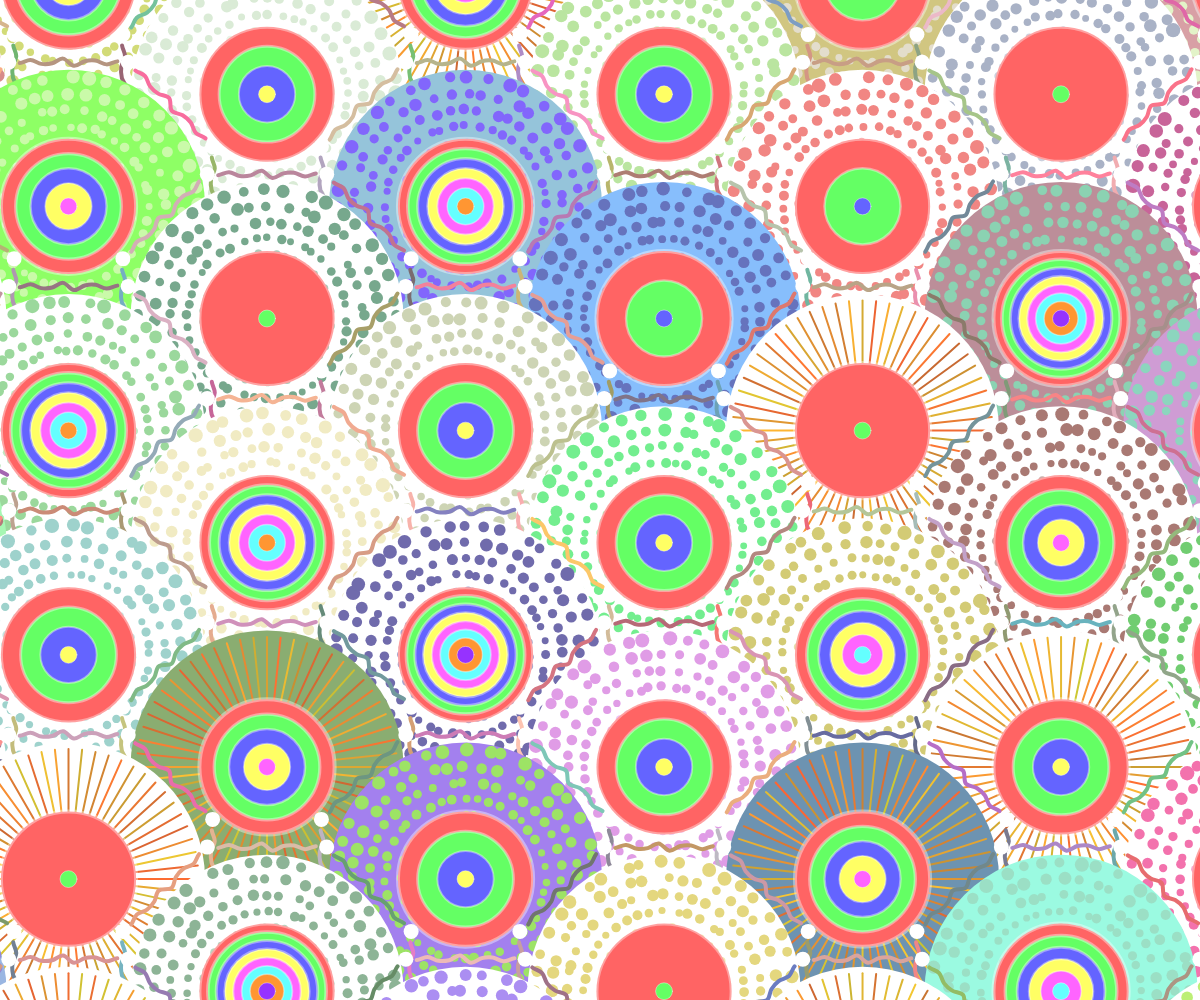
Frame 1 (no input)
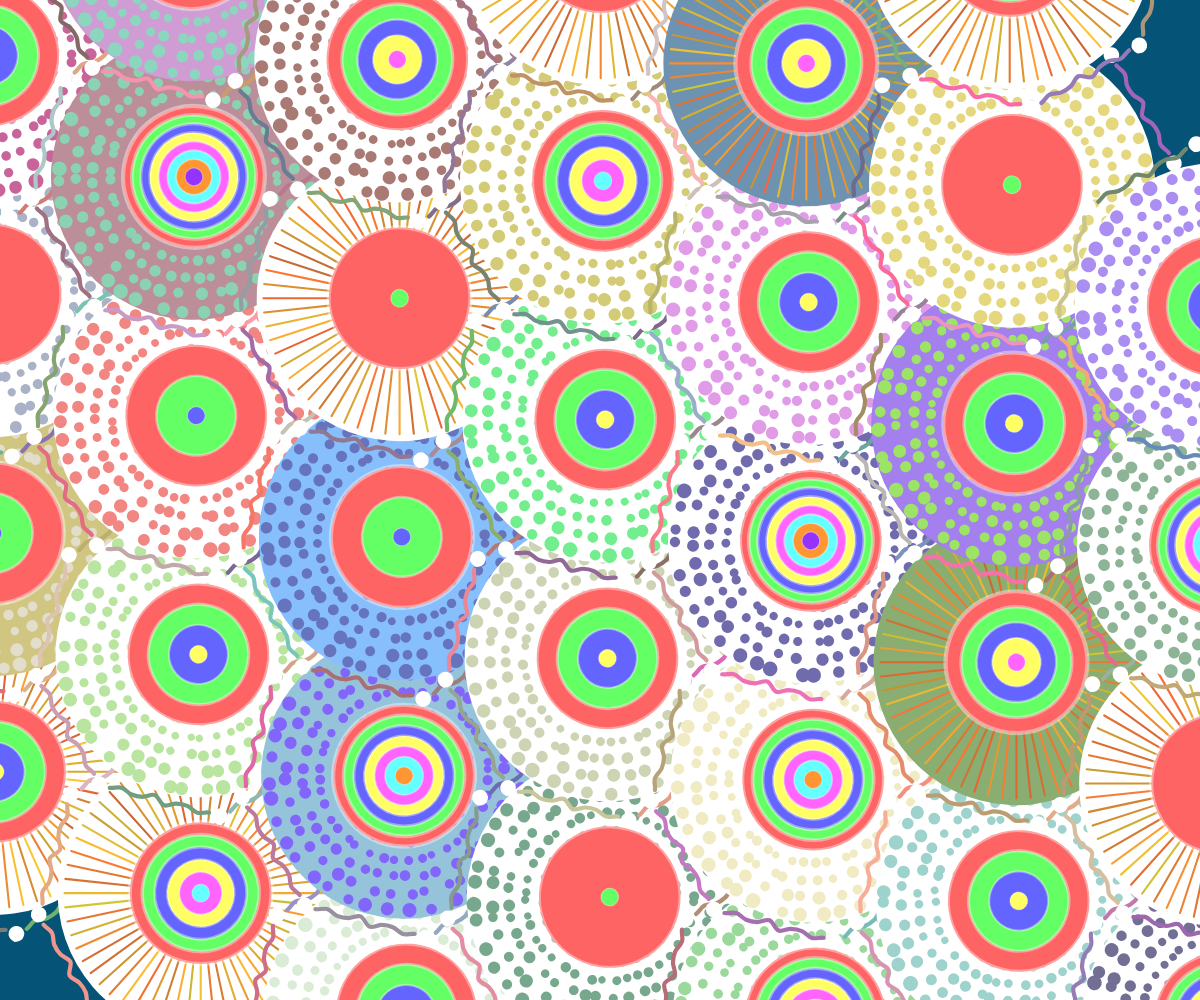
Frame 60 (no input)
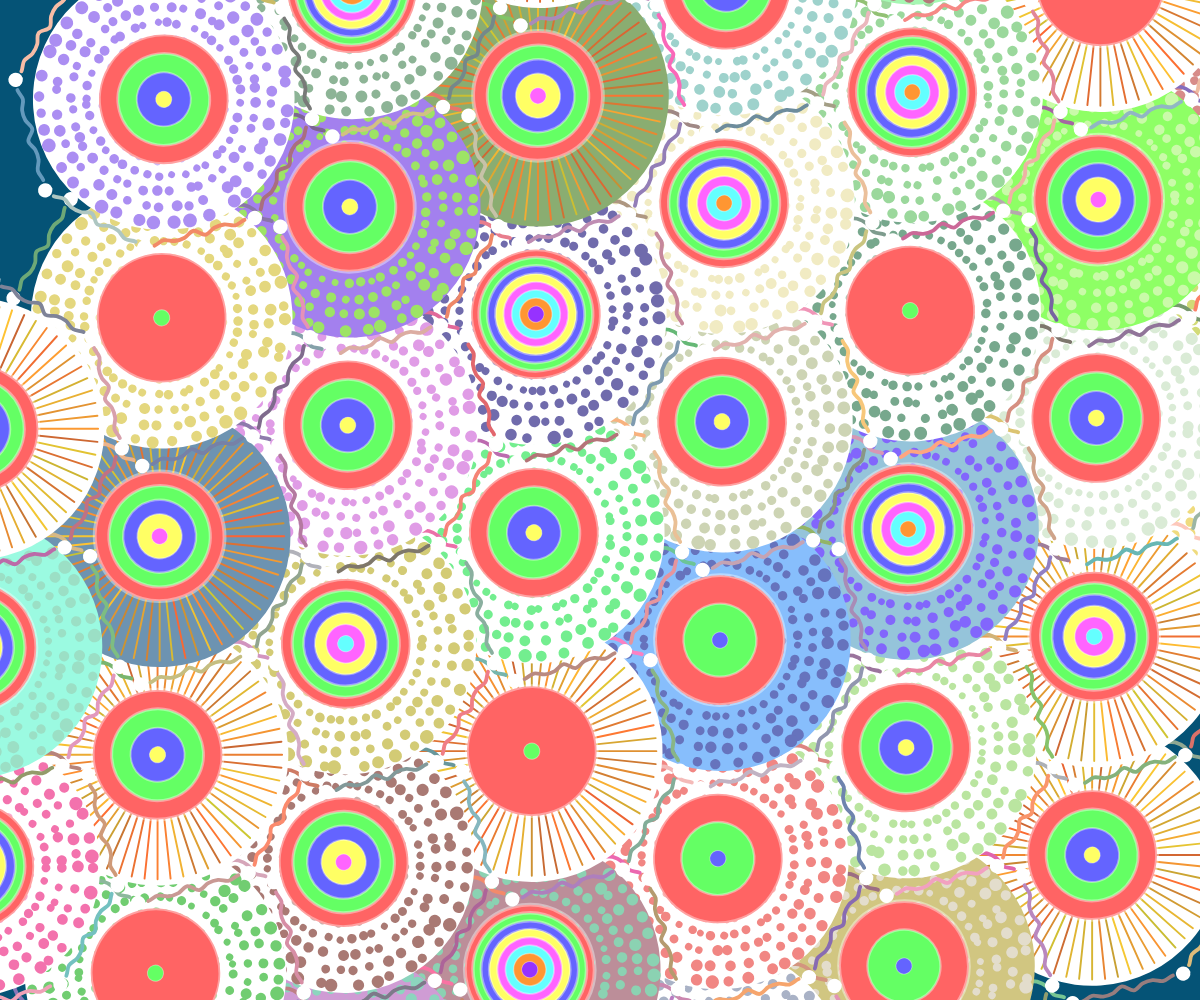
Frame 120 (the mouse pressed at the canvas centre since frame 60)

The p5.js sketch that drew these frames (run headless with seeded random() and noise() and a simulated clock; from frame 60 on, the mouse is pressed at the canvas centre):

// p5.js sketch
// ── sketch.js

let circles = []; 
let circleCount = 40; 
let layersPerCircle = 8; 
let particlesPerLayer = 40; 
let circleRadius = 130; 
let circleSpacing = 400; 
let layoutAngle = 7; 

let rotationAngle = 0; 
let scaleFactor = 1; 

function setup() {
  createCanvas(windowWidth, windowHeight); 
  background("#02212f"); 

  initCircles(); 

  setInterval(animateCircles, 400);
}

function draw() {
  background("#055376"); 
  push();
  translate(width / 2, height / 2); // Translate canvas to center
  rotate(rotationAngle); // Apply rotation angle
  scale(scaleFactor); // Apply scaling factor
  translate(-width / 2, -height / 2); // Restore canvas position

  // Draw each Circle object
  for (let circle of circles) {
    circle.show();
  }
  pop();
}

// Animation function 
function animateCircles() {
  rotationAngle += PI / 180 * 10; // 10 degrees each time to speed up rotation
  scaleFactor = 1 + 0.05 * sin(millis() / 1); // create periodic scaling effect
}

function initCircles() {
   // Calculate the offset for the tilt angle
  let angleRad = radians(layoutAngle); 
  let xStep = circleSpacing * cos(angleRad); 
  let yStep = circleSpacing * sin(angleRad); 

  // Calculate the number of rows and columns needed to fill the canvas
  let cols = Math.ceil(width / xStep) + 2; 
  let rows = Math.ceil(height / yStep) + 7; 

  // To evenly space the circles, we start at the top left corner of the canvas and offset them slightly
  let startX = -circleRadius;
  let startY = -circleRadius;

  // Create Circle objects 
  for (let row = 0; row < rows; row++) {
    let offsetX = (row % 2) * (xStep / 2); // Offset each row

    for (let col = 0; col < cols; col++) {
      let x = startX + col * xStep + offsetX;
      let y = startY + row * (yStep * 2.3);

  // create circles within canvas range
      if (x >= -circleRadius && x <= width + circleRadius &&
          y >= -circleRadius && y <= height + circleRadius) {
        circles.push(new Circle(x, y, circleRadius, layersPerCircle, particlesPerLayer));
      }
    }
  }
}

class Circle {
  constructor(x, y, radius, numLayers, particlesPerLayer) {
    this.x = x;
    this.y = y;
    this.radius = radius;
    this.particles = []; 
    this.concentricCircles = []; 
    this.rays = []; 

    // Random background color
    this.backgroundColor = random(0, 10) >= 3 ? color(255, 255, 255) : color(random(100, 255), random(100, 255), random(100, 255));
    this.showParticle = random(0, 10) >= 2; 

    this.initConcentricCircles(); 
    this.initParticles(numLayers, particlesPerLayer); 
    this.initRays(); 
    this.hexagonPoints = this.calculateHexagonPoints(); 
  }

  // Calculate hexagon vertex coordinates
  calculateHexagonPoints() {
    let points = [];
    for (let i = 0; i < 8; i++) {
      let angle = TWO_PI / 8 * i - PI / 8;
      let px = this.x + cos(angle) * (this.radius) * 1.2;
      let py = this.y + sin(angle) * (this.radius) * 1.2;
      points.push({x: px, y: py});
    }
    return points;
  }

  // Draw hexagon edges
  drawVineEdge(start, end) {
    let distance = dist(start.x, start.y, end.x, end.y);
    let steps = floor(distance / 10);

    push();
    strokeWeight(4);
    stroke(random(100, 255), random(100, 200), random(100, 200));
    noFill();

    beginShape();
    for (let i = 0; i <= steps; i++) {
      let t = i / steps;
      let x = lerp(start.x, end.x, t);
      let y = lerp(start.y, end.y, t);
  //Add the effect of waves between lines
      let perpX = -(end.y - start.y) / distance;
      let perpY = (end.x - start.x) / distance;
      let amp = 4 * sin(t * PI);
      let freq = 4;

      x += perpX * amp * sin(t * TWO_PI * freq);
      y += perpY * amp * sin(t * TWO_PI * freq);

      curveVertex(x, y);
    }
    endShape();
    pop();
  }

  drawHexagonFrame() {
    for (let i = 0; i < 8; i++) {
      let start = this.hexagonPoints[i];
      let end = this.hexagonPoints[(i + 1) % 8];
      this.drawVineEdge(start, end);
    }
   // Draw the vertex pearl
    for (let point of this.hexagonPoints) {
     // White pearl
      fill(255);
      noStroke();
      ellipse(point.x, point.y, 15);
     // pearl highlights 
      fill(255, 255, 255, 200);
      ellipse(point.x - 15 / 4, point.y - 15 / 4, 15 / 3);
    }
  }

  initConcentricCircles() {
    let numCircles = Math.ceil(random(1,8));
    let colors = [
      color(255, 100, 100),
      color(100, 255, 100),
      color(100, 100, 255),
      color(255, 255, 100),
      color(255, 100, 255),
      color(100, 255, 255),
      color(255, 150, 50),
      color(150, 50, 255)
    ];
   // create concentric circles from outside to inside
    for (let i = 0; i < numCircles; i++) {
      let radius = map(i, 0, numCircles - 1, this.radius * 0.8, this.radius * 0.1);
      let col = colors[i % colors.length];
      this.concentricCircles.push({
        radius: radius * 1.3,
        color: col,
        strokeWeight: map(i, 0, numCircles - 1, 4, 1)
      });
    }
  }

  // Initialize particles
  initParticles(numLayers, particlesPerLayer) {
    let layerColor = color(random(100, 255), random(100, 255), random(100, 255));
    for (let layer = 0; layer < numLayers; layer++) {
      let layerRadius = (this.radius / numLayers) * (layer + 1);

      for (let i = 0; i < particlesPerLayer; i++) {
        let angle = (TWO_PI / particlesPerLayer) * i + random(-0.05, 0.05);
        let dist = layerRadius + random(-2, 0);
        let size = map(layer, 0, numLayers - 1, 4, 12) * random(0.8, 1.2);

        let px = this.x + cos(angle) * dist;
        let py = this.y + sin(angle) * dist;

        this.particles.push(new Particle(px, py, layerColor, size));
      }
    }
  }

  // Initialize rays
  initRays() {
    let numRays = 60;
    let rayLength = this.radius;
    for (let i = 0; i < numRays; i++) {
      let angle = (TWO_PI / numRays) * i;
      let innerRadius = this.radius * 0.4;
      let outerRadius = innerRadius + rayLength * 0.6;
      this.rays.push({
        angle: angle,
        innerRadius: innerRadius,
        outerRadius: outerRadius,
        color: color(random(200, 255), random(100, 200), 50)
      });
    }
  }

  show() {
    this.drawBackground();

    if (!this.showParticle) {
      // draw rays
      for (let ray of this.rays) {
        stroke(ray.color);
        strokeWeight(2);
        let x1 = this.x + cos(ray.angle) * ray.innerRadius;
        let y1 = this.y + sin(ray.angle) * ray.innerRadius;
        let x2 = this.x + cos(ray.angle) * ray.outerRadius;
        let y2 = this.y + sin(ray.angle) * ray.outerRadius;
        line(x1, y1, x2, y2);
      }
    } else {
      for (let p of this.particles) {
        p.show();
      }
    }
  // draw concentric circles
    for (let circle of this.concentricCircles) {
      fill(circle.color);
      strokeWeight(circle.strokeWeight);
      stroke(255, 100);
      ellipse(this.x, this.y, circle.radius);
    }

    this.drawHexagonFrame();
  }

  drawBackground() {
    fill(this.backgroundColor);
    noStroke();
    ellipse(this.x, this.y, this.radius * 2.1);
  }
}

class Particle {
  constructor(x, y, col, size) {
    this.x = x + random(-0.5, 0.5);
    this.y = y + random(-0.5, 0.5);
    this.col = col;
    this.size = size;
  }

  // Display particle
  show() {
    fill(this.col);
    noStroke();
    ellipse(this.x, this.y, this.size, this.size);
  }
}

// Regenerate circles when window size changes
function windowResized() {
  resizeCanvas(windowWidth, windowHeight);
  circles = [];
  initCircles();
  redraw();
}
